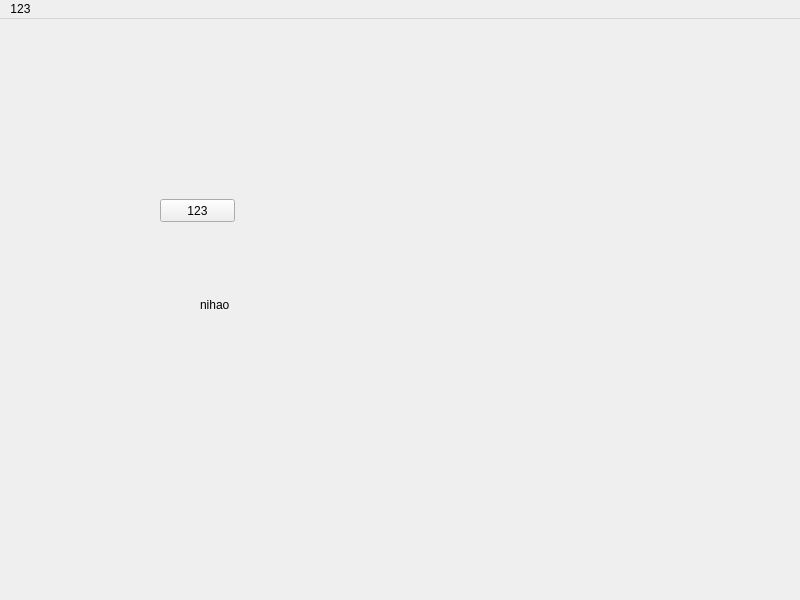
<?xml version="1.0" encoding="UTF-8"?>
<ui version="4.0">
 <class>MainWindow</class>
 <widget class="QMainWindow" name="MainWindow">
  <property name="geometry">
   <rect>
    <x>0</x>
    <y>0</y>
    <width>800</width>
    <height>600</height>
   </rect>
  </property>
  <property name="windowTitle">
   <string>MainWindow</string>
  </property>
  <widget class="QWidget" name="my">
   <widget class="QWidget" name="verticalLayoutWidget">
    <property name="geometry">
     <rect>
      <x>50</x>
      <y>50</y>
      <width>160</width>
      <height>80</height>
     </rect>
    </property>
    <layout class="QVBoxLayout" name="verticalLayout"/>
   </widget>
   <widget class="QLabel" name="label">
    <property name="geometry">
     <rect>
      <x>200</x>
      <y>280</y>
      <width>54</width>
      <height>12</height>
     </rect>
    </property>
    <property name="text">
     <string>nihao</string>
    </property>
   </widget>
   <widget class="QPushButton" name="pushButton">
    <property name="geometry">
     <rect>
      <x>160</x>
      <y>180</y>
      <width>75</width>
      <height>23</height>
     </rect>
    </property>
    <property name="text">
     <string>123</string>
    </property>
   </widget>
  </widget>
  <widget class="QMenuBar" name="menubar">
   <property name="geometry">
    <rect>
     <x>0</x>
     <y>0</y>
     <width>800</width>
     <height>22</height>
    </rect>
   </property>
   <widget class="QMenu" name="menu123">
    <property name="title">
     <string>123</string>
    </property>
   </widget>
   <addaction name="menu123"/>
  </widget>
 </widget>
 <resources/>
 <connections/>
</ui>
